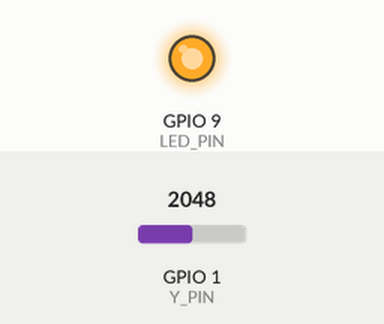
Simulated run of this sketch. Board: ESP32-S3. Parts: output pins drawn as LEDs (lit = HIGH). The inputs (shaded band) are chosen by the test bench; at power-on: GPIO 1 (Y_PIN) = 2048 (analog values on the 0–4095 scale). WiFi joins after 1.5 s; servers stay silent unless stated; what the sketch prints to the serial monitor is not drawn.

Above: at 4.2 s.
4.3 s: GPIO 1 (Y_PIN) set to 1393
7.3 s: GPIO 1 (Y_PIN) set to 1315
At 10.2 s:
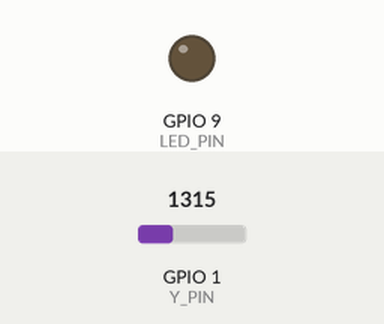
10.3 s: GPIO 1 (Y_PIN) set to 2047
At 12.38 s:
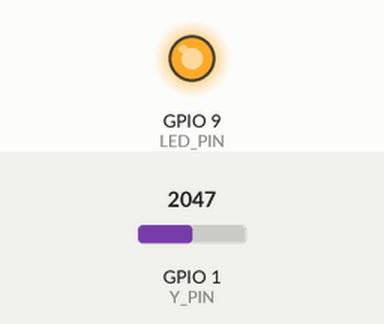
13.3 s: GPIO 1 (Y_PIN) set to 1228
At 17.0 s:
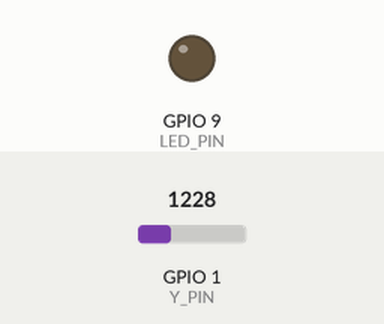
Timing chart, 0 to 17.3 s (numbered marks = the images above; inputs shaded):
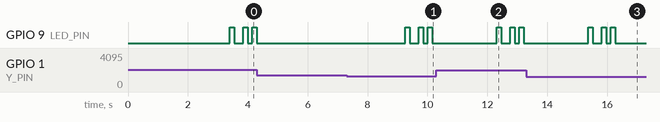

The sketch:

keysensor_xiao.ino
```cpp
#include <WiFi.h>
#include <WiFiClientSecure.h>
#include <Firebase_ESP_Client.h>

// Firebase
FirebaseData fbdo;
FirebaseAuth auth;
FirebaseConfig config;

// WPA2-Enterprise WiFi設定
#define EAP_IDENTITY "23D5103018L@chuo-u.ac.jp"
#define EAP_USERNAME "23D5103018L@chuo-u.ac.jp"
#define EAP_PASSWORD ""
const char* ssid = "eduroam";

// ピン定義
#define Y_PIN 1
#define LED_PIN 9

// 状態管理
const float THRESHOLD_VOLTAGE = 1.1;
const float ADC_RES = 3.3 / 4095.0;
int lastState = 3;
int preState = -1;
int currentState = -1;

void setup() {
  //Serial.begin(115200);
  delay(500);
  Serial.println("起動中...");

  analogReadResolution(12);
  pinMode(LED_PIN, OUTPUT);
  digitalWrite(LED_PIN, LOW);

  // WiFi 接続
  Serial.println("WiFi 接続開始...");
  WiFi.disconnect(true);
  WiFi.mode(WIFI_STA);
  delay(1000);
  WiFi.begin(ssid, WPA2_AUTH_PEAP, EAP_IDENTITY, EAP_USERNAME, EAP_PASSWORD);

  while (WiFi.status() != WL_CONNECTED) {
    delay(500);
    Serial.print(".");
  }
  Serial.println("\nWiFi 接続成功!");

  // Firebase 初期化
  config.api_key = "AIzaSyDc79fV8PdGC8YzKuvICHTzHn8MTYfL0xY";
  auth.user.email = "denken@gmail.com";
  auth.user.password = "denken1202";
  config.database_url = "https://hit-and-blow-analyze-default-rtdb.asia-southeast1.firebasedatabase.app/";
  Firebase.begin(&config, &auth);
  Serial.println("Firebase 初期化完了");
}

void loop() {
  // WiFi再接続処理
  if (WiFi.status() != WL_CONNECTED) {
    Serial.println("WiFi 再接続中...");
    WiFi.disconnect(true);
    delay(1000);
    WiFi.begin(ssid, WPA2_AUTH_PEAP, EAP_IDENTITY, EAP_USERNAME, EAP_PASSWORD);
    unsigned long startTime = millis();
    while (WiFi.status() != WL_CONNECTED && millis() - startTime < 10000) {
      delay(500);
      Serial.print(".");
    }
    Serial.println(WiFi.status() == WL_CONNECTED ? "\n再接続成功" : "\n再接続失敗");
  }

  // 加速度センサ読み取り
  int raw = analogRead(Y_PIN);
  float voltage = raw * ADC_RES;
  //Serial.printf("ADC: %d -> %.3f V | 状態: %d\n", raw, voltage, lastState);

  if (voltage >= THRESHOLD_VOLTAGE && lastState < 5) lastState++;
  if (voltage < THRESHOLD_VOLTAGE && lastState > 0) lastState--;

  if (lastState == 5 || lastState == 0) {

    currentState = lastState;

    if (currentState != preState) {
      // 🔔 状態変化検出 → LED 1回点滅
      blinkLED(1);

      String msg = (currentState == 5)
        ? "🔓【新1号館1047号室】解錠されました! OPEN✨"
        : "🔒【新1号館1047号室】施錠されました! CLOSE🔐";
      bool locked = (currentState != 5);

      Serial.println("状態変化検出！");
      Serial.println(msg);

      // Firebase送信 + 成功時に2回点滅
     if (setLockStateWithTimestamp(locked)) {
        blinkLED(2);
      }

      preState = currentState;
    }
  }

  delay(400);
}

bool setLockStateWithTimestamp(int state) {
  FirebaseJson json;
  json.set("state", state);
  json.set("timestamp/.sv", "timestamp");

  const int maxRetries = 5;
  bool success = false;

  for(int i = 0; i < maxRetries; i++) {

    if (i == maxRetries - 1) ESP.restart();

    // WiFi再接続をチェック
    if (WiFi.status() != WL_CONNECTED) {
      Serial.println("WiFiが切断されています。再接続中...");
      WiFi.disconnect(true);
      delay(1000);
      WiFi.begin(ssid, WPA2_AUTH_PEAP, EAP_IDENTITY, EAP_USERNAME, EAP_PASSWORD);
      unsigned long startTime = millis();
      while (WiFi.status() != WL_CONNECTED && millis() - startTime < 10000) {
        delay(500);
        Serial.print(".");
      }
      Serial.println(WiFi.status() == WL_CONNECTED ? "\n再接続成功" : "\n再接続失敗");
    }

    if(Firebase.ready()){
      success = Firebase.RTDB.updateNode(&fbdo, "/room/1047", &json);
      if (success){
        return true;
      }
      else{
        delay(1000);
      }
    } else {
      Firebase.begin(&config, &auth);
      delay(1000);
    }
  }
  return false;
}

void blinkLED(int times) {
  for (int i = 0; i < times; i++) {
    digitalWrite(LED_PIN, HIGH);
    delay(150);
    digitalWrite(LED_PIN, LOW);
    delay(150);
  }
}
```

Measured:
- the behaviour switches between 1365 and 1364 on GPIO 1 (Y_PIN) (found by bisection; images 0 and 1)
- after the input at 7.3 s, GPIO 9 (LED_PIN): goes HIGH 0.15 s, LOW 0.30 s, HIGH 0.15 s, LOW 0.15 s, HIGH 0.15 s, then LOW, starting after 2.0 s
- after the input at 10.3 s, GPIO 9 (LED_PIN): goes HIGH 0.15 s, LOW 0.30 s, HIGH 0.15 s, LOW 0.15 s, HIGH 0.15 s, then LOW, starting after 2.0 s
- after the input at 13.3 s, GPIO 9 (LED_PIN): goes HIGH 0.15 s, LOW 0.30 s, HIGH 0.15 s, LOW 0.15 s, HIGH 0.15 s, then LOW, starting after 2.1 s
